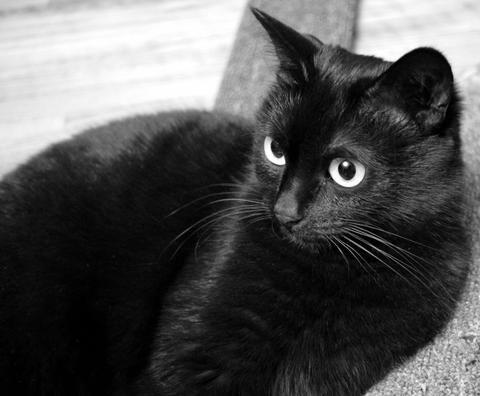
#> input picture src/black_cat.jpg, 480 x 396 px, given in place of the camera
$ python main.py
#> lines starting #> are read from the running program, lines starting #| are printed output that depends on the picture; after the words box and inside, x2 and y2 are one past the last pixel; in counts of white or black regions, pixels touching at a corner belong together
### util.py
import numpy as np
import cv2


def get_limits(color):
    c = np.uint8([[color]])  # BGR values
    hsvC = cv2.cvtColor(c, cv2.COLOR_BGR2HSV)

    hue = hsvC[0][0][0]  # Get the hue value

    # Handle red hue wrap-around
    if hue >= 165:  # Upper limit for divided red hue
        lowerLimit = np.array([hue - 10, 100, 100], dtype=np.uint8)
        upperLimit = np.array([180, 255, 255], dtype=np.uint8)
    elif hue <= 15:  # Lower limit for divided red hue
        lowerLimit = np.array([0, 100, 100], dtype=np.uint8)
        upperLimit = np.array([hue + 10, 255, 255], dtype=np.uint8)
    else:
        lowerLimit = np.array([hue - 10, 100, 100], dtype=np.uint8)
        upperLimit = np.array([hue + 10, 255, 255], dtype=np.uint8)

    return lowerLimit, upperLimit

### main.py
import cv2
from PIL import Image
import numpy as np
from util import get_limits

yellow = [0, 255, 255]  # yellow in BGR colorspace
black = [0, 0, 0]  # black in BGR colorspace

cap = cv2.VideoCapture(1)
# Inicializar la variable para rastrear la detección anterior
objeto_detectado_previo = np.zeros((3, 3), dtype=bool)

while True:
    ret, frame = cap.read()
#> frame is the input picture: shape (396, 480, 3); min 0, max 255, mean 82.4
    height, width, _ = frame.shape
#> height = 396; width = 480

    # Dividir la pantalla en un cuadrado de 3x3
    region_height = height // 3
#> region_height = 132
    region_width = width // 3
#> region_width = 160

    # Variable para rastrear si se ha detectado algo en la iteración actual
    algo_detectado = False

    for i in range(3):
        for j in range(3):
            # Obtener la región actual
            region = frame[i * region_height:(i + 1) * region_height, j * region_width:(j + 1) * region_width]

            # Convertir la región a HSV
            hsv_region = cv2.cvtColor(region, cv2.COLOR_BGR2HSV)

            # Definir los límites de color (amarillo)
            lower_limit, upper_limit = get_limits(color=yellow)

            # Aplicar la máscara
            mask_yellow = cv2.inRange(hsv_region, lower_limit, upper_limit)

            # Convertir la región a escala de grises
            gray_region = cv2.cvtColor(region, cv2.COLOR_BGR2GRAY)

            # Aplicar la máscara
            mask_black = cv2.inRange(hsv_region, np.array([0, 0, 0]), np.array([180+25, 255+25, 30+25]))

            # Verificar si se detecta un objeto en la región actual
            objeto_detectado_yellow = cv2.countNonZero(mask_yellow) > 0
            objeto_detectado_black = cv2.countNonZero(mask_black) > 0
            objeto_detectado = objeto_detectado_yellow or objeto_detectado_black

            # Actualizar el estado previo
            if objeto_detectado and not objeto_detectado_previo[i, j]:
                print(f"Galleta {'quemada' if objeto_detectado_black else 'en buen estado'} en la sección ({i+1}, {j+1})")
                objeto_detectado_previo[i, j] = True
                algo_detectado = True
            elif not objeto_detectado:
                objeto_detectado_previo[i, j] = False

            # Dibujar el cuadro de la región
            color = (0, 255, 0) if objeto_detectado_yellow else (0, 0, 255) if objeto_detectado_black else (255, 255, 255)
            frame = cv2.rectangle(frame, (j * region_width, i * region_height), ((j + 1) * region_width, (i + 1) * region_height), color, 5)
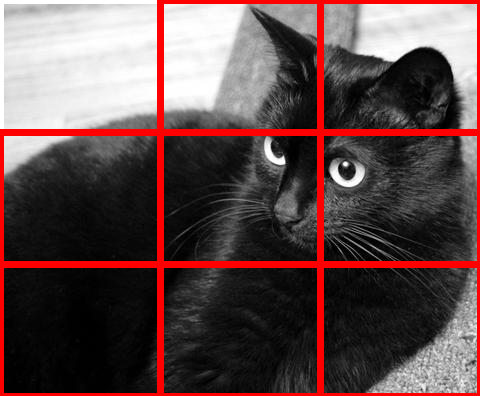
#> frame: shape (396, 480, 3); 9.45% of pixels changed, all inside (x1, y1, x2, y2) = (0, 0, 480, 396)
#> hsv_region: shape (132, 160, 3); mean H, S, V 0, 13.9, 78.4
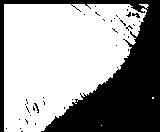
#> mask_black: shape (132, 160); 61.9% white; 40 black regions (38 under 20 px), largest, box (x1, y1, x2, y2) and area: (0, 0, 160, 132) 7892, (132, 13, 140, 18) 23
#> mask_yellow: shape (132, 160); every value is 0
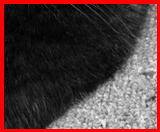
#> region: shape (132, 160, 3); mean B, G, R 58.6, 58.6, 82.7
#> after the loop, objeto_detectado_previo = [[False, True, True], [True, True, True], [True, True, True]]

    # Imprimir el arreglo 3x3 correspondiente al estado de los objetos
    if algo_detectado:
        print(objeto_detectado_previo.astype(int))
#| [[0 1 1]
#|  [1 1 1]
#|  [1 1 1]]

    cv2.imshow('frame', frame)

    if cv2.waitKey(1) & 0xFF == ord('q'):
#> (key q is pressed here)
        break

cap.release()
cv2.destroyAllWindows()
